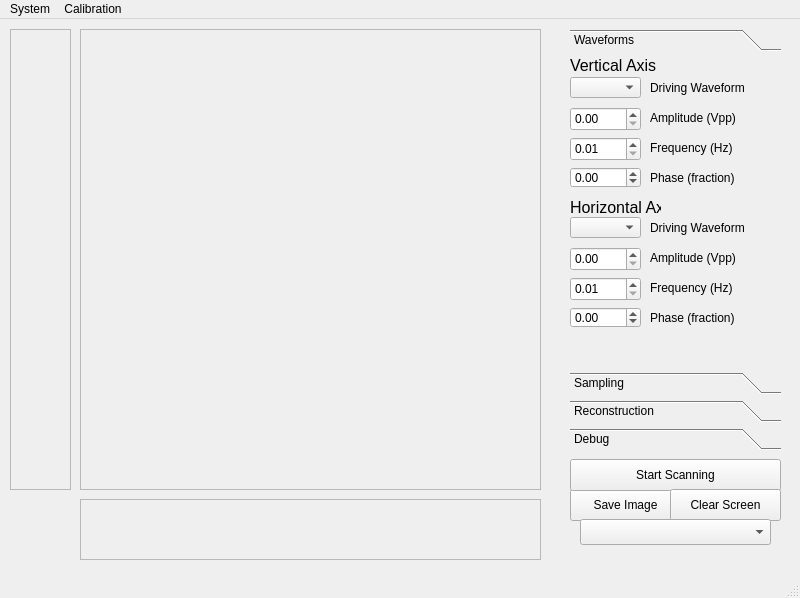
<?xml version="1.0" encoding="UTF-8"?>
<ui version="4.0">
 <class>MainWindow</class>
 <widget class="QMainWindow" name="MainWindow">
  <property name="geometry">
   <rect>
    <x>0</x>
    <y>0</y>
    <width>800</width>
    <height>598</height>
   </rect>
  </property>
  <property name="windowTitle">
   <string>MainWindow</string>
  </property>
  <widget class="QWidget" name="centralwidget">
   <widget class="QPushButton" name="Save_Pushbutton">
    <property name="geometry">
     <rect>
      <x>570</x>
      <y>470</y>
      <width>111</width>
      <height>32</height>
     </rect>
    </property>
    <property name="text">
     <string>Save Image</string>
    </property>
   </widget>
   <widget class="QPushButton" name="Scan_Pushbutton">
    <property name="geometry">
     <rect>
      <x>570</x>
      <y>440</y>
      <width>211</width>
      <height>32</height>
     </rect>
    </property>
    <property name="text">
     <string>Start Scanning</string>
    </property>
   </widget>
   <widget class="QLabel" name="Plotter_Label">
    <property name="geometry">
     <rect>
      <x>80</x>
      <y>10</y>
      <width>461</width>
      <height>461</height>
     </rect>
    </property>
    <property name="frameShape">
     <enum>QFrame::StyledPanel</enum>
    </property>
    <property name="text">
     <string/>
    </property>
   </widget>
   <widget class="QPushButton" name="Clear_Pushbutton">
    <property name="geometry">
     <rect>
      <x>670</x>
      <y>470</y>
      <width>111</width>
      <height>32</height>
     </rect>
    </property>
    <property name="text">
     <string>Clear Screen</string>
    </property>
   </widget>
   <widget class="QToolBox" name="toolBox">
    <property name="geometry">
     <rect>
      <x>570</x>
      <y>10</y>
      <width>211</width>
      <height>421</height>
     </rect>
    </property>
    <property name="currentIndex">
     <number>0</number>
    </property>
    <widget class="QWidget" name="page_3">
     <property name="geometry">
      <rect>
       <x>0</x>
       <y>0</y>
       <width>211</width>
       <height>285</height>
      </rect>
     </property>
     <attribute name="label">
      <string>Waveforms</string>
     </attribute>
     <widget class="QLabel" name="Vertical_Title_Label">
      <property name="geometry">
       <rect>
        <x>0</x>
        <y>0</y>
        <width>191</width>
        <height>16</height>
       </rect>
      </property>
      <property name="font">
       <font>
        <pointsize>12</pointsize>
       </font>
      </property>
      <property name="text">
       <string>Vertical Axis</string>
      </property>
     </widget>
     <widget class="QComboBox" name="Vertical_Waveform_Combobox">
      <property name="geometry">
       <rect>
        <x>0</x>
        <y>20</y>
        <width>71</width>
        <height>21</height>
       </rect>
      </property>
     </widget>
     <widget class="QLabel" name="Vertical_Waveform_Label">
      <property name="geometry">
       <rect>
        <x>80</x>
        <y>20</y>
        <width>111</width>
        <height>21</height>
       </rect>
      </property>
      <property name="text">
       <string>Driving Waveform</string>
      </property>
     </widget>
     <widget class="QDoubleSpinBox" name="Vertical_Amplitude_Spinbox">
      <property name="geometry">
       <rect>
        <x>0</x>
        <y>50</y>
        <width>71</width>
        <height>24</height>
       </rect>
      </property>
      <property name="keyboardTracking">
       <bool>false</bool>
      </property>
      <property name="maximum">
       <double>3.300000000000000</double>
      </property>
      <property name="singleStep">
       <double>0.100000000000000</double>
      </property>
     </widget>
     <widget class="QLabel" name="Vertical_Amplitude_Label">
      <property name="geometry">
       <rect>
        <x>80</x>
        <y>50</y>
        <width>101</width>
        <height>21</height>
       </rect>
      </property>
      <property name="text">
       <string>Amplitude (Vpp)</string>
      </property>
     </widget>
     <widget class="QDoubleSpinBox" name="Vertical_Frequency_Spinbox">
      <property name="geometry">
       <rect>
        <x>0</x>
        <y>80</y>
        <width>71</width>
        <height>24</height>
       </rect>
      </property>
      <property name="keyboardTracking">
       <bool>false</bool>
      </property>
      <property name="minimum">
       <double>0.010000000000000</double>
      </property>
      <property name="maximum">
       <double>200.000000000000000</double>
      </property>
      <property name="singleStep">
       <double>0.010000000000000</double>
      </property>
      <property name="value">
       <double>0.010000000000000</double>
      </property>
     </widget>
     <widget class="QLabel" name="Vertical_Frequency_Label">
      <property name="geometry">
       <rect>
        <x>80</x>
        <y>80</y>
        <width>101</width>
        <height>21</height>
       </rect>
      </property>
      <property name="text">
       <string>Frequency (Hz)</string>
      </property>
     </widget>
     <widget class="QLabel" name="Horizontal_Title_Label">
      <property name="geometry">
       <rect>
        <x>0</x>
        <y>140</y>
        <width>91</width>
        <height>21</height>
       </rect>
      </property>
      <property name="font">
       <font>
        <pointsize>12</pointsize>
       </font>
      </property>
      <property name="text">
       <string>Horizontal Axis</string>
      </property>
     </widget>
     <widget class="QComboBox" name="Horizontal_Waveform_Combobox">
      <property name="geometry">
       <rect>
        <x>0</x>
        <y>160</y>
        <width>71</width>
        <height>21</height>
       </rect>
      </property>
     </widget>
     <widget class="QLabel" name="Horizontal_Waveform_Label">
      <property name="geometry">
       <rect>
        <x>80</x>
        <y>160</y>
        <width>101</width>
        <height>21</height>
       </rect>
      </property>
      <property name="text">
       <string>Driving Waveform</string>
      </property>
     </widget>
     <widget class="QDoubleSpinBox" name="Horizontal_Amplitude_Spinbox">
      <property name="geometry">
       <rect>
        <x>0</x>
        <y>190</y>
        <width>71</width>
        <height>24</height>
       </rect>
      </property>
      <property name="keyboardTracking">
       <bool>false</bool>
      </property>
      <property name="maximum">
       <double>3.300000000000000</double>
      </property>
      <property name="singleStep">
       <double>0.100000000000000</double>
      </property>
     </widget>
     <widget class="QDoubleSpinBox" name="Horizontal_Frequency_Spinbox">
      <property name="geometry">
       <rect>
        <x>0</x>
        <y>220</y>
        <width>71</width>
        <height>24</height>
       </rect>
      </property>
      <property name="keyboardTracking">
       <bool>false</bool>
      </property>
      <property name="minimum">
       <double>0.010000000000000</double>
      </property>
      <property name="maximum">
       <double>200.000000000000000</double>
      </property>
      <property name="singleStep">
       <double>0.010000000000000</double>
      </property>
     </widget>
     <widget class="QLabel" name="Horizontal_Amplitude_Label">
      <property name="geometry">
       <rect>
        <x>80</x>
        <y>190</y>
        <width>111</width>
        <height>21</height>
       </rect>
      </property>
      <property name="text">
       <string>Amplitude (Vpp)</string>
      </property>
     </widget>
     <widget class="QLabel" name="Horizontal_Frequency_Label">
      <property name="geometry">
       <rect>
        <x>80</x>
        <y>220</y>
        <width>101</width>
        <height>21</height>
       </rect>
      </property>
      <property name="text">
       <string>Frequency (Hz)</string>
      </property>
     </widget>
     <widget class="QDoubleSpinBox" name="Sampling_Phase_Horizontal_Spinbox">
      <property name="geometry">
       <rect>
        <x>0</x>
        <y>250</y>
        <width>71</width>
        <height>21</height>
       </rect>
      </property>
      <property name="keyboardTracking">
       <bool>false</bool>
      </property>
      <property name="minimum">
       <double>-0.500000000000000</double>
      </property>
      <property name="maximum">
       <double>0.500000000000000</double>
      </property>
      <property name="singleStep">
       <double>0.010000000000000</double>
      </property>
      <property name="value">
       <double>0.000000000000000</double>
      </property>
     </widget>
     <widget class="QLabel" name="Sampling_Phase_Vertical_Label">
      <property name="geometry">
       <rect>
        <x>80</x>
        <y>110</y>
        <width>141</width>
        <height>21</height>
       </rect>
      </property>
      <property name="text">
       <string>Phase (fraction)</string>
      </property>
     </widget>
     <widget class="QDoubleSpinBox" name="Sampling_Phase_Vertical_Spinbox">
      <property name="geometry">
       <rect>
        <x>0</x>
        <y>110</y>
        <width>71</width>
        <height>21</height>
       </rect>
      </property>
      <property name="keyboardTracking">
       <bool>false</bool>
      </property>
      <property name="minimum">
       <double>-0.500000000000000</double>
      </property>
      <property name="maximum">
       <double>0.500000000000000</double>
      </property>
      <property name="singleStep">
       <double>0.010000000000000</double>
      </property>
      <property name="value">
       <double>0.000000000000000</double>
      </property>
     </widget>
     <widget class="QLabel" name="Sampling_Phase_Horizonal_Label">
      <property name="geometry">
       <rect>
        <x>80</x>
        <y>250</y>
        <width>141</width>
        <height>21</height>
       </rect>
      </property>
      <property name="text">
       <string>Phase (fraction)</string>
      </property>
     </widget>
    </widget>
    <widget class="QWidget" name="page">
     <property name="geometry">
      <rect>
       <x>0</x>
       <y>0</y>
       <width>100</width>
       <height>30</height>
      </rect>
     </property>
     <attribute name="label">
      <string>Sampling</string>
     </attribute>
     <widget class="QDoubleSpinBox" name="Sampling_Frequency_Spinbox">
      <property name="geometry">
       <rect>
        <x>0</x>
        <y>0</y>
        <width>81</width>
        <height>24</height>
       </rect>
      </property>
      <property name="keyboardTracking">
       <bool>false</bool>
      </property>
      <property name="maximum">
       <double>50.000000000000000</double>
      </property>
      <property name="value">
       <double>20.000000000000000</double>
      </property>
     </widget>
     <widget class="QLabel" name="Sampling_Frequency_Label">
      <property name="geometry">
       <rect>
        <x>90</x>
        <y>0</y>
        <width>101</width>
        <height>21</height>
       </rect>
      </property>
      <property name="text">
       <string>Frequency (kHz)</string>
      </property>
     </widget>
     <widget class="QComboBox" name="Sampling_Averages_Combobox">
      <property name="geometry">
       <rect>
        <x>0</x>
        <y>30</y>
        <width>81</width>
        <height>21</height>
       </rect>
      </property>
      <item>
       <property name="text">
        <string>0</string>
       </property>
      </item>
      <item>
       <property name="text">
        <string>4</string>
       </property>
      </item>
      <item>
       <property name="text">
        <string>8</string>
       </property>
      </item>
      <item>
       <property name="text">
        <string>16</string>
       </property>
      </item>
      <item>
       <property name="text">
        <string>32</string>
       </property>
      </item>
     </widget>
     <widget class="QLabel" name="Sampling_Averages_Label">
      <property name="geometry">
       <rect>
        <x>90</x>
        <y>30</y>
        <width>101</width>
        <height>21</height>
       </rect>
      </property>
      <property name="text">
       <string>Averages</string>
      </property>
     </widget>
    </widget>
    <widget class="QWidget" name="page_2">
     <property name="geometry">
      <rect>
       <x>0</x>
       <y>0</y>
       <width>100</width>
       <height>30</height>
      </rect>
     </property>
     <attribute name="label">
      <string>Reconstruction</string>
     </attribute>
     <widget class="QLabel" name="label">
      <property name="geometry">
       <rect>
        <x>10</x>
        <y>30</y>
        <width>141</width>
        <height>16</height>
       </rect>
      </property>
      <property name="text">
       <string>Sample Filter by Axis</string>
      </property>
     </widget>
     <widget class="QComboBox" name="Sampling_Horizontal_Collection_Combobox">
      <property name="geometry">
       <rect>
        <x>10</x>
        <y>50</y>
        <width>81</width>
        <height>21</height>
       </rect>
      </property>
      <item>
       <property name="text">
        <string>All</string>
       </property>
      </item>
      <item>
       <property name="text">
        <string>Rising</string>
       </property>
      </item>
      <item>
       <property name="text">
        <string>Falling</string>
       </property>
      </item>
     </widget>
     <widget class="QComboBox" name="Sampling_Vertical_Collection_Combobox">
      <property name="geometry">
       <rect>
        <x>10</x>
        <y>70</y>
        <width>81</width>
        <height>21</height>
       </rect>
      </property>
      <item>
       <property name="text">
        <string>All</string>
       </property>
      </item>
      <item>
       <property name="text">
        <string>Rising</string>
       </property>
      </item>
      <item>
       <property name="text">
        <string>Falling</string>
       </property>
      </item>
     </widget>
     <widget class="QLabel" name="Sampling_Collection_Label">
      <property name="geometry">
       <rect>
        <x>90</x>
        <y>50</y>
        <width>71</width>
        <height>21</height>
       </rect>
      </property>
      <property name="text">
       <string>Horizontal</string>
      </property>
     </widget>
     <widget class="QLabel" name="Sampling_Collection_Label_2">
      <property name="geometry">
       <rect>
        <x>90</x>
        <y>70</y>
        <width>51</width>
        <height>21</height>
       </rect>
      </property>
      <property name="text">
       <string>Vertical</string>
      </property>
     </widget>
     <widget class="QComboBox" name="Sampling_LUT_Combobox">
      <property name="geometry">
       <rect>
        <x>10</x>
        <y>0</y>
        <width>81</width>
        <height>21</height>
       </rect>
      </property>
     </widget>
     <widget class="QLabel" name="Sampling_LUT_Label">
      <property name="geometry">
       <rect>
        <x>90</x>
        <y>0</y>
        <width>101</width>
        <height>21</height>
       </rect>
      </property>
      <property name="text">
       <string>LUT Model</string>
      </property>
     </widget>
    </widget>
    <widget class="QWidget" name="page_4">
     <property name="geometry">
      <rect>
       <x>0</x>
       <y>0</y>
       <width>100</width>
       <height>30</height>
      </rect>
     </property>
     <attribute name="label">
      <string>Debug</string>
     </attribute>
     <widget class="QLabel" name="Console_Title_Label">
      <property name="geometry">
       <rect>
        <x>0</x>
        <y>0</y>
        <width>181</width>
        <height>21</height>
       </rect>
      </property>
      <property name="font">
       <font>
        <pointsize>12</pointsize>
       </font>
      </property>
      <property name="text">
       <string>Console Output</string>
      </property>
     </widget>
     <widget class="QTextEdit" name="Console_Output_TextBox">
      <property name="geometry">
       <rect>
        <x>0</x>
        <y>20</y>
        <width>211</width>
        <height>71</height>
       </rect>
      </property>
     </widget>
     <widget class="QCheckBox" name="Console_Verbose_Checkbox">
      <property name="geometry">
       <rect>
        <x>0</x>
        <y>90</y>
        <width>72</width>
        <height>20</height>
       </rect>
      </property>
      <property name="text">
       <string>Verbose</string>
      </property>
     </widget>
     <widget class="QCheckBox" name="Console_Preformance_Checkbox">
      <property name="geometry">
       <rect>
        <x>80</x>
        <y>90</y>
        <width>101</width>
        <height>20</height>
       </rect>
      </property>
      <property name="text">
       <string>Preformance</string>
      </property>
     </widget>
    </widget>
   </widget>
   <widget class="QLabel" name="Horizontal_Scale_Label">
    <property name="geometry">
     <rect>
      <x>80</x>
      <y>480</y>
      <width>461</width>
      <height>61</height>
     </rect>
    </property>
    <property name="frameShape">
     <enum>QFrame::StyledPanel</enum>
    </property>
    <property name="text">
     <string/>
    </property>
   </widget>
   <widget class="QLabel" name="Vertical_Scale_Label">
    <property name="geometry">
     <rect>
      <x>10</x>
      <y>10</y>
      <width>61</width>
      <height>461</height>
     </rect>
    </property>
    <property name="frameShape">
     <enum>QFrame::StyledPanel</enum>
    </property>
    <property name="text">
     <string/>
    </property>
   </widget>
   <widget class="QComboBox" name="Colormap_Combobox">
    <property name="geometry">
     <rect>
      <x>580</x>
      <y>500</y>
      <width>191</width>
      <height>26</height>
     </rect>
    </property>
   </widget>
  </widget>
  <widget class="QStatusBar" name="statusbar"/>
  <widget class="QMenuBar" name="menubar">
   <property name="geometry">
    <rect>
     <x>0</x>
     <y>0</y>
     <width>800</width>
     <height>22</height>
    </rect>
   </property>
   <widget class="QMenu" name="menuFile">
    <property name="title">
     <string>System</string>
    </property>
   </widget>
   <widget class="QMenu" name="menuCalibration">
    <property name="title">
     <string>Calibration</string>
    </property>
    <addaction name="actionRun_Frequency_Sweep"/>
    <addaction name="actionBuild_Distortion_Correction"/>
    <addaction name="actionLoad_Profile"/>
    <addaction name="actionCurrent_Correction_Profile"/>
   </widget>
   <addaction name="menuFile"/>
   <addaction name="menuCalibration"/>
  </widget>
  <action name="actionSave">
   <property name="text">
    <string>Load System Model</string>
   </property>
  </action>
  <action name="actionLoad_Calibration">
   <property name="text">
    <string>Load Waveform</string>
   </property>
  </action>
  <action name="actionStart_Calibration">
   <property name="text">
    <string>Load Profile</string>
   </property>
  </action>
  <action name="actionLoad_System_Model">
   <property name="text">
    <string>Load System Model</string>
   </property>
  </action>
  <action name="actionChoose_Model">
   <property name="text">
    <string>Current Model</string>
   </property>
  </action>
  <action name="actionRun_Frequency_Sweep">
   <property name="text">
    <string>Run Frequency Sweep</string>
   </property>
  </action>
  <action name="actionBuild_Distortion_Correction">
   <property name="text">
    <string>Build Correction Profile</string>
   </property>
  </action>
  <action name="actionLoad_Profile">
   <property name="text">
    <string>Load Correction Profile</string>
   </property>
  </action>
  <action name="actionCurrent_Correction_Profile">
   <property name="text">
    <string>Current Correction Profile</string>
   </property>
  </action>
 </widget>
 <resources/>
 <connections/>
</ui>
